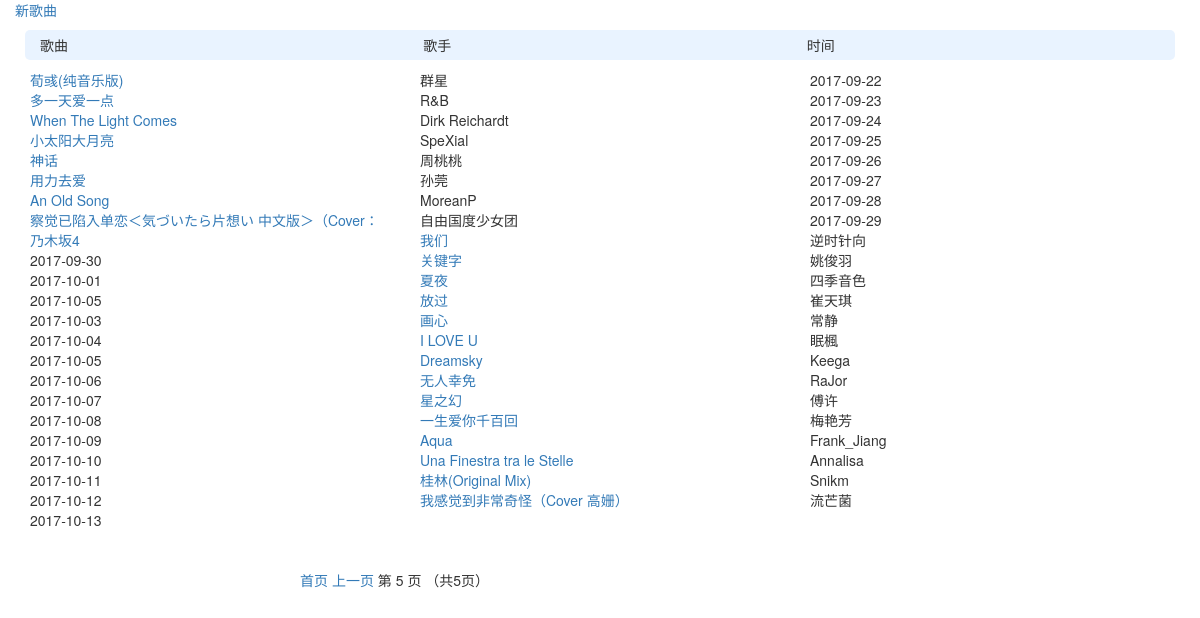
Page /list/index/?page=6 on the earlier database version.
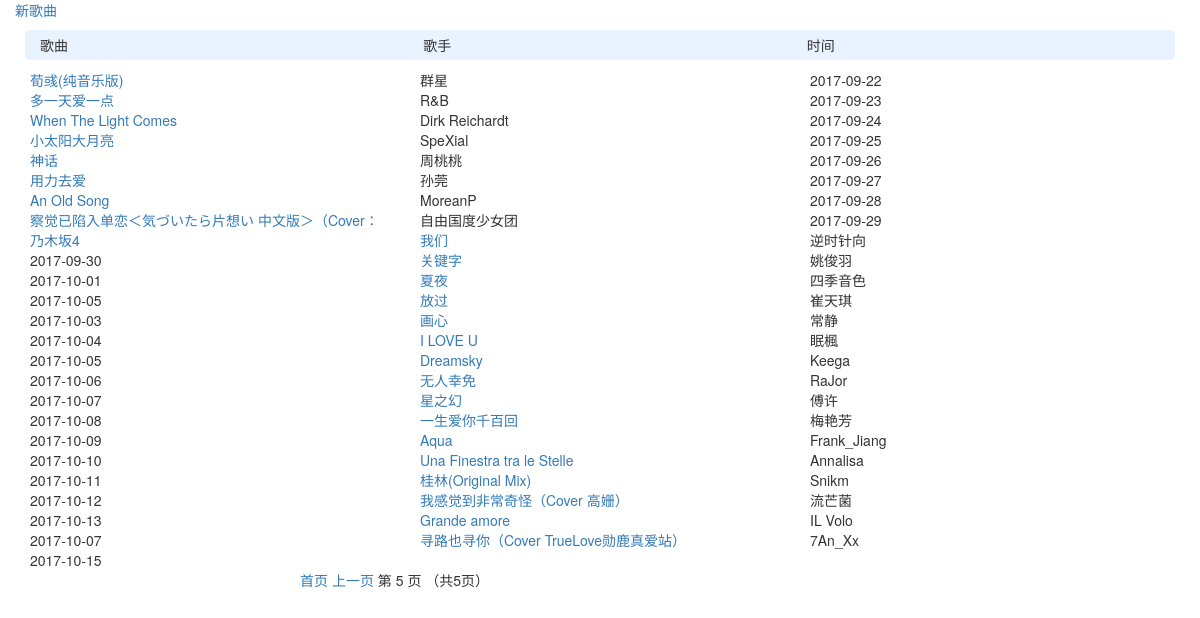
Same page on the later database version.
### list/models.py (models this page shows)
class Article(models.Model):
    song_name = models.CharField('歌名', max_length=32, null=False)
    singer = models.CharField('歌手', max_length=32, null=True)
    createTime = models.DateTimeField('添加时间', auto_now=True)

### list/views.py (the view)
def index(request):
    articles_list = models.Article.objects.all()
    paginator = Paginator(articles_list, 25)# Show 25 contacts per page
    pages = paginator.count
    page = request.GET.get('page')
    try:
        articles = paginator.page(page)
    except PageNotAnInteger:
        articles = paginator.page(1)
    except EmptyPage:
        articles = paginator.page(paginator.num_pages)
    return render(request, 'list/index.html', {'articles': articles})

### list/templates/list/index.html (shortened to what this page needs)
<!DOCTYPE html>
<html lang="en">
<head>
    <link rel="stylesheet" href="https://maxcdn.bootstrapcdn.com/bootstrap/3.3.4/css/bootstrap.min.css">
    <link rel="stylesheet" href="https://maxcdn.bootstrapcdn.com/bootstrap/3.3.4/css/bootstrap-theme.min.css">
</head>
<body>
    <div  class="col-md-12" style="height: 550px;">
        <a href="{% url 'list:edit_page' 0 %}">新歌曲</a>  <br/>
        <div class="title">
            <span class="col-md-4 inline">歌曲</span>
            <span class="col-md-4 inline">歌手</span>
            <span class="col-md-4 inline">时间</span>
        </div>
    {% for article in articles %}
        <div>
            <a class="col-md-4 inline" href="{% url 'list:article_page' article.id %}">{{article.song_name }}</a>
            <span class="col-md-4 inline">{{article.singer }}</span>
            <span class="col-md-4 inline">{{article.createTime|date:"Y-m-d" }}</span>
        </div>
    {% endfor %}
    </div>
    <div class="pagination" style="position:relative; left:300px;">
            <span class="step-links">
                {% if articles.has_previous %}
                    <a href="?page=1">首页</a>
                    <a href="?page={{ articles.previous_page_number }}">上一页</a>
                {% endif %}
                <span class="current">
                    第 {{ articles.number }} 页 （共{{ articles.paginator.num_pages }}页）
                </span>
            </span>
        </div>
</body>
</html>

### list/templates/list/index.html (style rules this page uses)
body { font-family: "Helvetica Neue", Helvetica, Arial, sans-serif, '微软雅黑'; }
a { text-decoration: none; }
.inline { display: inline-block; }
.title { background-color: #e9f3ff; height: 30px; line-height: 30px; border-radius: 5px; margin: 10px; }

Differences in the rows shown:
added Article: song_name "Grande amore", singer "IL Volo", createTime "2017-10-07"
added Article: song_name "寻路也寻你（Cover TrueLove勋鹿真爱站）", singer "7An_Xx", createTime "2017-10-15"
